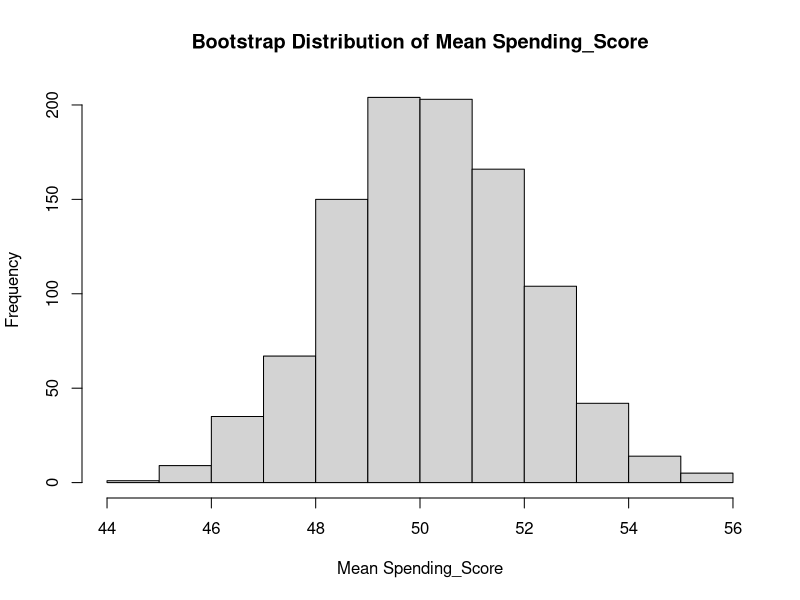

R code for this plot: (Note: this script raises an error after producing the figure.)
#Load Dataset

CustomerData <-read.csv("data/Customers.csv", colClasses = c(
  CustomerId = "numeric",
  Gender = "factor",
  Age = "numeric",
  Annual_Income = "numeric",
  Spending_Score = "numeric"
))

#View Dataset
View(CustomerData)

# Data Splitting
# Install and load the necessary libraries
install.packages("caret")
library(caret)

# Set a seed for reproducibility
set.seed(123)

# Specify the proportion for training and testing sets
split_ratio <- 0.8  # 80% for training, 20% for testing

# Split the data
splitIndex <- createDataPartition(CustomerData$Spending_Score, p = split_ratio, list = FALSE)
train_data <- CustomerData[splitIndex, ]
test_data <- CustomerData[-splitIndex, ]

# Display the dimensions of the split datasets
cat("Training data dimensions:", dim(train_data), "\n")
cat("Testing data dimensions:", dim(test_data), "\n")

#Bootstrapping
# Load the necessary libraries
install.packages("boot")
library(boot)


# Set a seed for reproducibility
set.seed(123)

# Function to calculate the mean of the variable of interest
calculate_mean <- function(data, indices) {
  sample_data <- data[indices, ]
  return(mean(sample_data$Spending_Score))
}

# Number of bootstrap samples
num_boot_samples <- 1000

# Perform bootstrapping
boot_results <- boot(data = CustomerData, statistic = calculate_mean, R = num_boot_samples)

# Display the bootstrap results
print("Bootstrap Results:")
print(boot_results)

# Plot the bootstrap distribution
hist(boot_results$t, main = "Bootstrap Distribution of Mean Spending_Score", xlab = "Mean Spending_Score")


# Load the necessary libraries
install.packages("caret")
library(caret)

# Set a seed for reproducibility
set.seed(123)

# Specify the number of folds for cross-validation
num_folds <- 5

# Create a training control object for cross-validation
train_control <- trainControl(method = "cv", number = num_folds)

# Train a model (linear regression) using cross-validation
model <- train(Spending_Score ~ Age + Annual_Income + Gender, data = CustomerData, method = "lm", trControl = train_control)

# Display the cross-validation results
print("Cross-Validation Results:")
print(model$results)

# Plot the cross-validated performance
plot(model)

